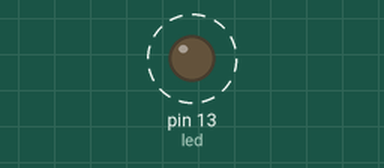
Simulated run of this sketch. Board: Arduino Uno, built with avr-gcc and run on an emulated ATmega328P. On the bench: output pins drawn as LEDs (lit = HIGH). Dashed ring = blinking. What the sketch prints to the serial monitor is not drawn.

Above: at 0.2 s.
Timing chart, 0 to 3.0 s (numbered marks = the images above):
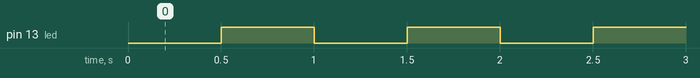

Measured:
- by itself, pin 13 (led): alternates HIGH for 0.50 s and LOW for 0.50 s

The sketch:

Codigo_P1.ino
```cpp
// la libreria tier one nos miermiete realizar interrupciones temporales

#include <TimerOne.h>


const int led = LED_BUILTIN;  // delcaracion de la varialble para el led

int ledState = LOW; // inicializacion de la variable de estado del led

void setup(void)
{
  pinMode(led, OUTPUT);
  Timer1.initialize(500000); // configuracion del tiempo en microsegundos .
  //funcion que llamara la interrupcion cada que se cumpla el tiempo
  Timer1.attachInterrupt(Mensaje);
  Serial.begin(57600);// inicializacion de puerto serial
}


//funcion invocada por la interrupcion de tiempo,
//esta se ejecutara cada que se cumpla el plazo
void Mensaje(void)
{
  //mensaje en la terminal serial
  Serial.println("---Interrupcion de tiempo (cada 500ms)--- ");
  //control de led
  if (ledState == LOW) {
    ledState = HIGH;

  } else {
    ledState = LOW;
  }
  digitalWrite(led, ledState);


}


//ciclo principal
void loop(void)
{

}
```
